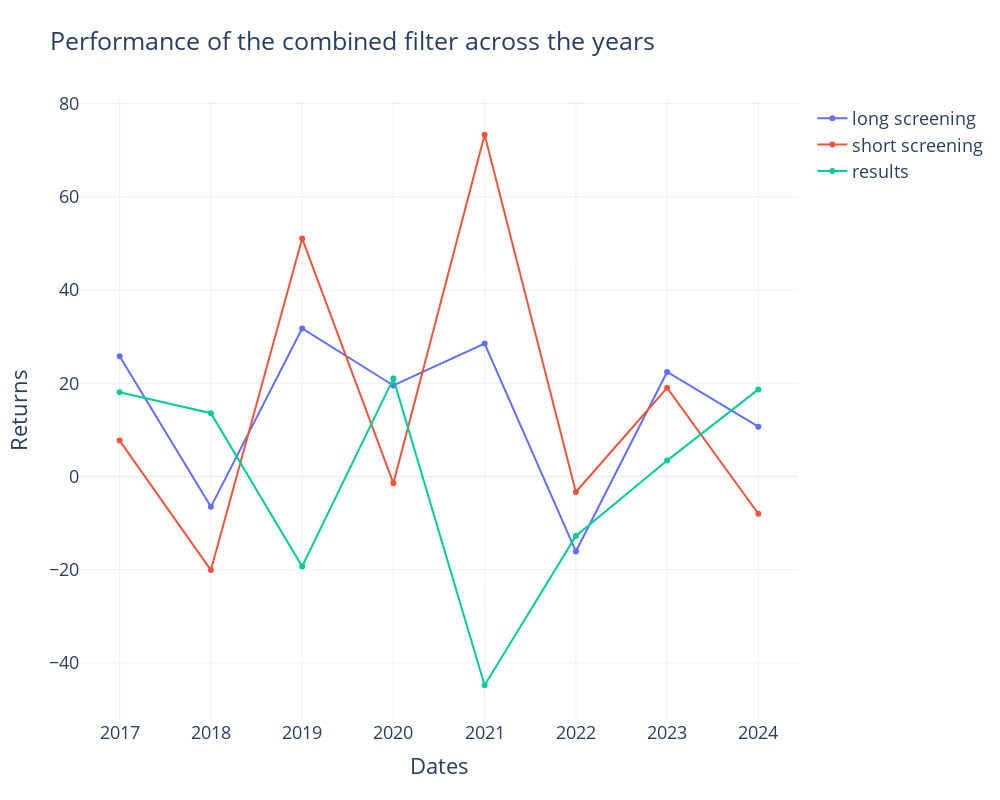

Notebook cell for this chart:
### Markdown cell above
By observing the results of the combined screening method we can notice how 2021 was the worst performing year by far.

### Code cell
plot_returns(df_joined, "Performance of the combined filter across the years")

### Figure 1 — Plotly figure (JSON) as saved in the notebook; plotly's stock layout.template omitted (floating-point values rounded to 4 significant figures)
{"data": [{"mode": "lines+markers", "name": "long screening", "type": "scatter", "x": ["2017", "2018", "2019", "2020", "2021", "2022", "2023", "2024"], "y": [25.76, -6.521, 31.75, 19.51, 28.51, -16.09, 22.42, 10.68]}, {"mode": "lines+markers", "name": "short screening", "type": "scatter", "x": ["2017", "2018", "2019", "2020", "2021", "2022", "2023", "2024"], "y": [7.686, -20.09, 51.06, -1.48, 73.31, -3.336, 19.02, -7.997]}, {"mode": "lines+markers", "name": "results", "type": "scatter", "x": ["2017", "2018", "2019", "2020", "2021", "2022", "2023", "2024"], "y": [18.08, 13.57, -19.31, 20.99, -44.8, -12.76, 3.402, 18.68]}], "layout": {"font": {"size": 18}, "height": 800, "title": {"text": "Performance of the combined filter across the years"}, "width": 1000, "xaxis": {"title": {"text": "Dates"}}, "yaxis": {"title": {"text": "Returns"}}}}
